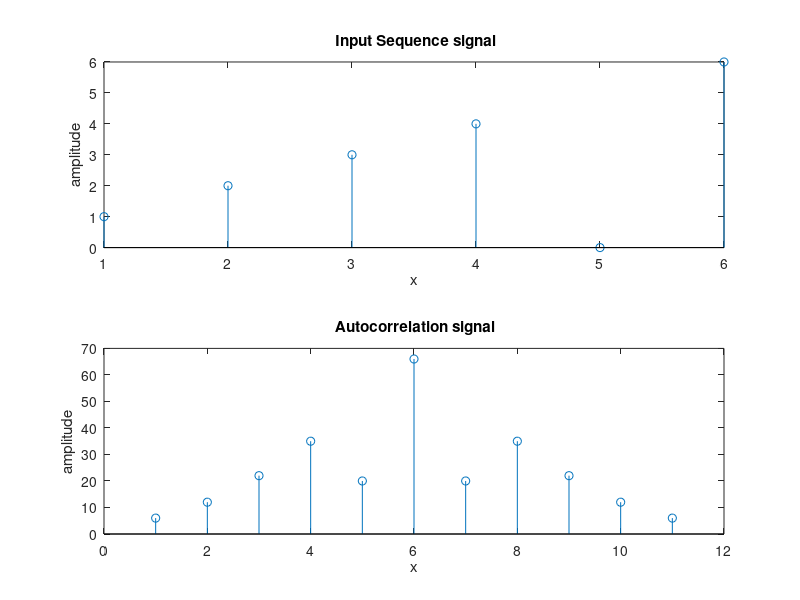

Source code (MATLAB):
% To evaluate auto-correlation for the sequence x=[1 2 3 4];
% xcorr(x) returns the autocorrelation sequence of x
clc;
clear all;
close all;
x = [1 2 3 4 0 6];
subplot(2,1,1)
stem(x);
xlabel('x');
ylabel('amplitude');
title(' Input Sequence signal');
y = xcorr(x);
subplot(2,1,2)
stem(y)
xlabel('x');
ylabel('amplitude');
title(' Autocorrelation signal');
